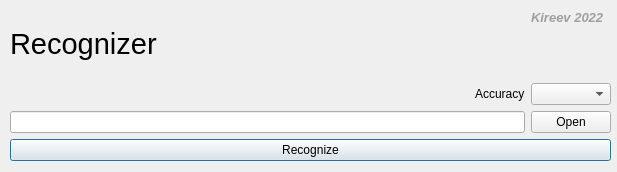
<?xml version="1.0" encoding="UTF-8"?>
<ui version="4.0">
 <class>Dialog</class>
 <widget class="QDialog" name="Dialog">
  <property name="geometry">
   <rect>
    <x>0</x>
    <y>0</y>
    <width>617</width>
    <height>172</height>
   </rect>
  </property>
  <property name="windowTitle">
   <string>Dialog</string>
  </property>
  <widget class="QWidget" name="gridLayoutWidget">
   <property name="geometry">
    <rect>
     <x>10</x>
     <y>10</y>
     <width>601</width>
     <height>151</height>
    </rect>
   </property>
   <layout class="QGridLayout" name="gridLayout">
    <item row="6" column="0">
     <widget class="QLineEdit" name="filename"/>
    </item>
    <item row="0" column="0">
     <widget class="QLabel" name="main_label">
      <property name="font">
       <font>
        <family>MS Sans Serif</family>
        <pointsize>22</pointsize>
       </font>
      </property>
      <property name="text">
       <string>Recognizer</string>
      </property>
     </widget>
    </item>
    <item row="7" column="0" colspan="2">
     <widget class="QPushButton" name="btn_recog">
      <property name="text">
       <string>Recognize</string>
      </property>
     </widget>
    </item>
    <item row="0" column="1" alignment="Qt::AlignTop">
     <widget class="QLabel" name="label">
      <property name="font">
       <font>
        <family>MS Sans Serif</family>
        <pointsize>10</pointsize>
        <weight>75</weight>
        <italic>true</italic>
        <bold>true</bold>
        <underline>false</underline>
        <strikeout>false</strikeout>
       </font>
      </property>
      <property name="autoFillBackground">
       <bool>false</bool>
      </property>
      <property name="styleSheet">
       <string notr="true">color:rgb(159, 159, 159)</string>
      </property>
      <property name="text">
       <string>Kireev 2022</string>
      </property>
     </widget>
    </item>
    <item row="6" column="1">
     <widget class="QPushButton" name="browse">
      <property name="text">
       <string>Open</string>
      </property>
     </widget>
    </item>
    <item row="1" column="1">
     <widget class="QComboBox" name="accurancy"/>
    </item>
    <item row="1" column="0" alignment="Qt::AlignRight">
     <widget class="QLabel" name="label_2">
      <property name="text">
       <string>Accuracy</string>
      </property>
     </widget>
    </item>
   </layout>
  </widget>
 </widget>
 <resources/>
 <connections/>
</ui>
